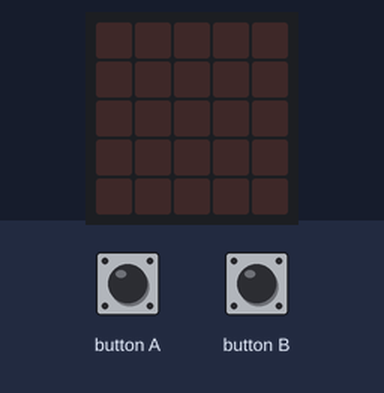
Bench run of a program on a simulated BBC micro:bit running MicroPython. Shown: the board's 5×5 LED display. The test bench sets the inputs (shaded band).

Above: at 1.2 s.
1.3 s: button A pressed for 0.15 s
At 1.6 s:
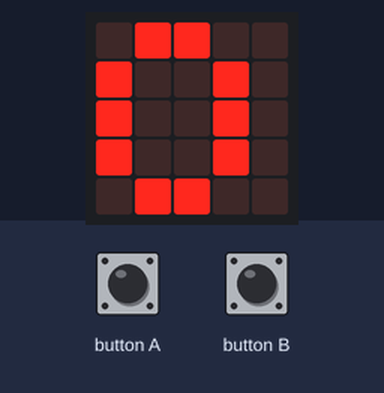
Timing chart, 0 to 4.3 s (numbered marks = the images above; inputs shaded):
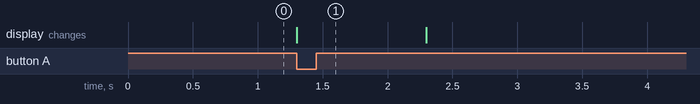

Measured:
- after the input at 1.3 s, the display: changes at once (image 1)

The program:

1_4_C4_Counting_your_steps-main.py
```python
from microbit import *
steps = 0
while True:
    if accelerometer.was_gesture('shake'):
        steps+=1
    if button_a.was_pressed():
        display.show(steps)
        sleep(1000)
        display.clear()
    if button_b.was_pressed():
        steps = 0
```
